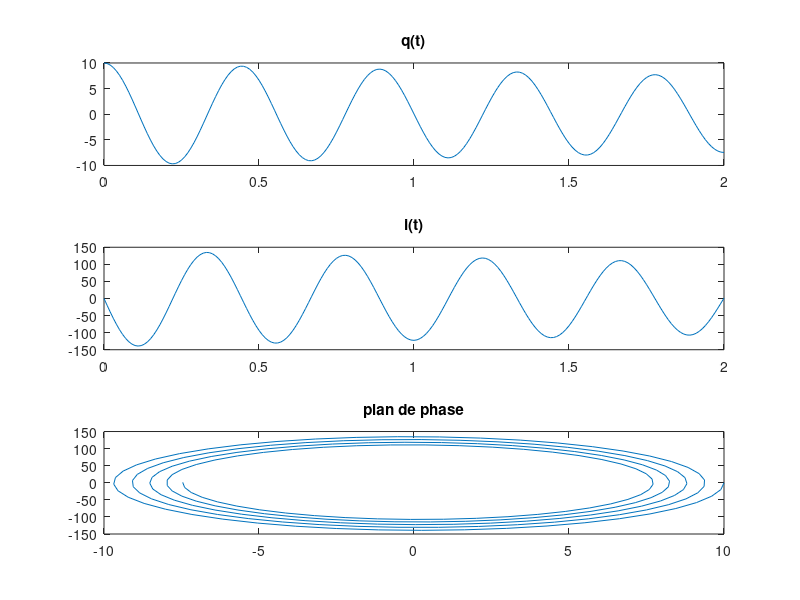
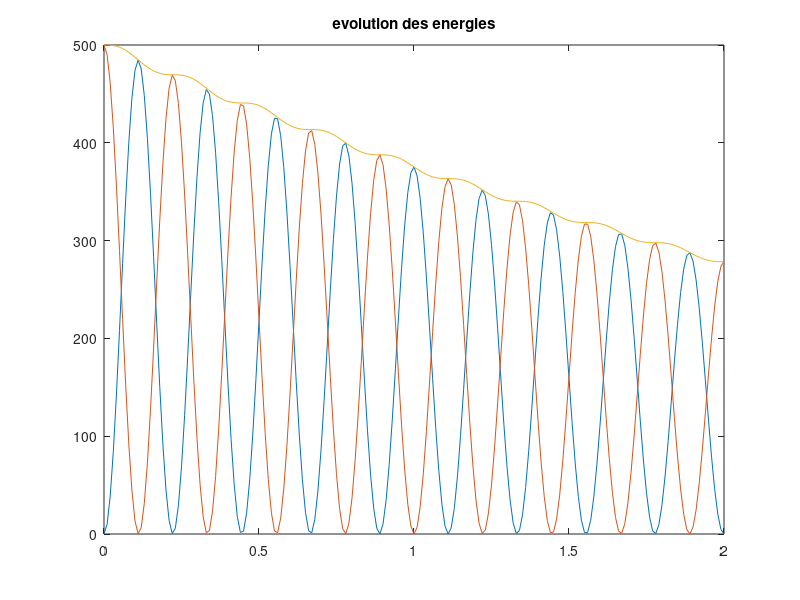
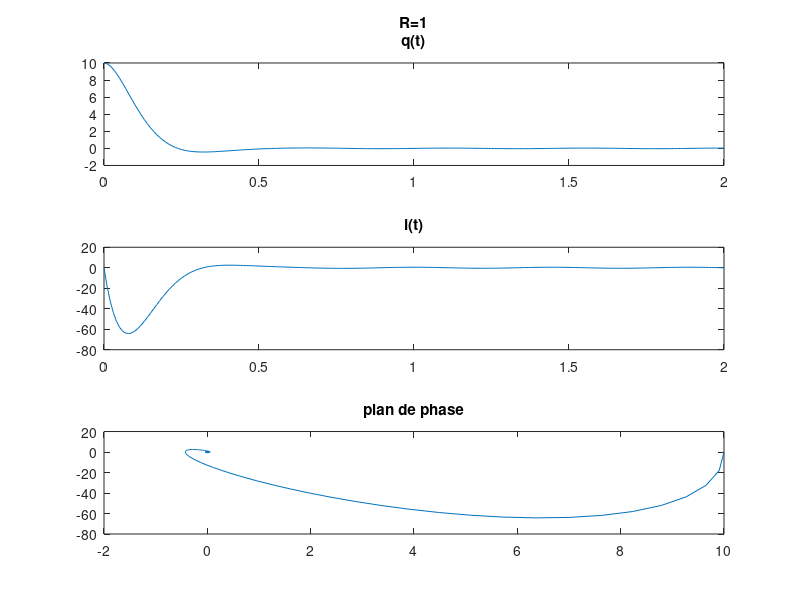
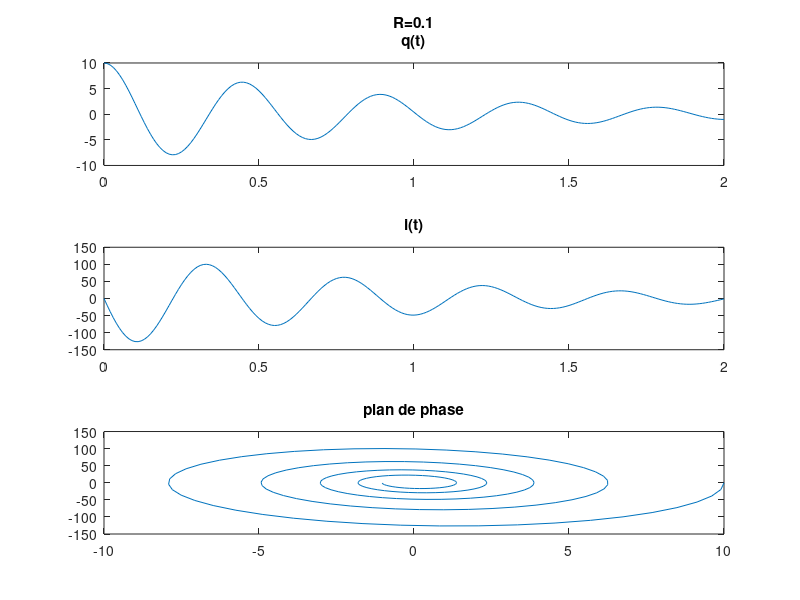

The MATLAB script that drew these images, in order:
clear all
close all
clc

E0 = 10;
C = 0.1;
L = 0.05;
omega0 = 1./sqrt(L*C);

R = 0.01;

tspan = [0:0.01:2];
q0 = [E0 0];

[t,q] = ode23(@(t,y)[y(2); -(R/L)*y(2)-y(1)./(L*C)+E0*sin(omega0*t)],tspan,q0);

El = 0.5*L*q(:,2).^2;
Ec = (q(:,1).^2)/(2*C);

subplot(3,1,1); plot(t,q(:,1)); title('q(t)')
subplot(3,1,2); plot(t,q(:,2)); title('i(t)')
subplot(3,1,3); plot(q(:,1),q(:,2)); title('plan de phase')
figure
plot(t,El,t,Ec,t,El+Ec); title('evolution des energies')

%variation de R de 0.001 a 1
R = [1 0.1 0.01 0.001];

for p=1:length(R)

[t,q] = ode23(@(t,y)[y(2); -(R(p)/L)*y(2)-y(1)./(L*C)+E0*sin(omega0*t)],tspan,q0);

figure;
subplot(3,1,1); plot(t,q(:,1)); title({strcat('R=',num2str(R(p)));'q(t)'})
subplot(3,1,2); plot(t,q(:,2)); title('i(t)')
subplot(3,1,3); plot(q(:,1),q(:,2)); title('plan de phase')

end

